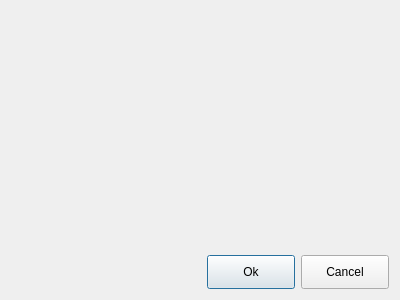
<?xml version="1.0" encoding="UTF-8"?>
<ui version="4.0">
 <class>Dialog</class>
 <widget class="QDialog" name="Dialog">
  <property name="geometry">
   <rect>
    <x>0</x>
    <y>0</y>
    <width>400</width>
    <height>300</height>
   </rect>
  </property>
  <property name="windowTitle">
   <string>Create Database</string>
  </property>
  <layout class="QGridLayout" name="gridLayout">
   <item row="1" column="0">
    <spacer name="horizontalSpacer">
     <property name="orientation">
      <enum>Qt::Horizontal</enum>
     </property>
     <property name="sizeHint" stdset="0">
      <size>
       <width>197</width>
       <height>20</height>
      </size>
     </property>
    </spacer>
   </item>
   <item row="1" column="1">
    <widget class="QPushButton" name="okPushButton">
     <property name="minimumSize">
      <size>
       <width>88</width>
       <height>0</height>
      </size>
     </property>
     <property name="maximumSize">
      <size>
       <width>88</width>
       <height>34</height>
      </size>
     </property>
     <property name="text">
      <string>Ok</string>
     </property>
    </widget>
   </item>
   <item row="1" column="2">
    <widget class="QPushButton" name="cancelPushButton">
     <property name="minimumSize">
      <size>
       <width>88</width>
       <height>0</height>
      </size>
     </property>
     <property name="maximumSize">
      <size>
       <width>88</width>
       <height>34</height>
      </size>
     </property>
     <property name="text">
      <string>Cancel</string>
     </property>
    </widget>
   </item>
   <item row="0" column="0" colspan="3">
    <layout class="QVBoxLayout" name="verticalLayout">
     <item>
      <widget class="TabDbSelectorWidget" name="tabDbSelectorWidget" native="true">
       <property name="sizePolicy">
        <sizepolicy hsizetype="MinimumExpanding" vsizetype="Preferred">
         <horstretch>0</horstretch>
         <verstretch>0</verstretch>
        </sizepolicy>
       </property>
      </widget>
     </item>
     <item>
      <widget class="DatabaseParameterWidget" name="databaseParameterWidget" native="true">
       <property name="sizePolicy">
        <sizepolicy hsizetype="MinimumExpanding" vsizetype="Preferred">
         <horstretch>0</horstretch>
         <verstretch>0</verstretch>
        </sizepolicy>
       </property>
      </widget>
     </item>
    </layout>
   </item>
  </layout>
 </widget>
 <customwidgets>
  <customwidget>
   <class>DatabaseParameterWidget</class>
   <extends>QWidget</extends>
   <header>DsgTools.gui.CustomWidgets.DatabasePropertiesWidgets.BasicPropertyWidgets.databaseParameterWidget.h</header>
   <container>1</container>
  </customwidget>
  <customwidget>
   <class>TabDbSelectorWidget</class>
   <extends>QWidget</extends>
   <header>DsgTools.gui.CustomWidgets.SelectionWidgets.tabDbSelectorWidget.h</header>
   <container>1</container>
  </customwidget>
 </customwidgets>
 <resources/>
 <connections/>
</ui>
